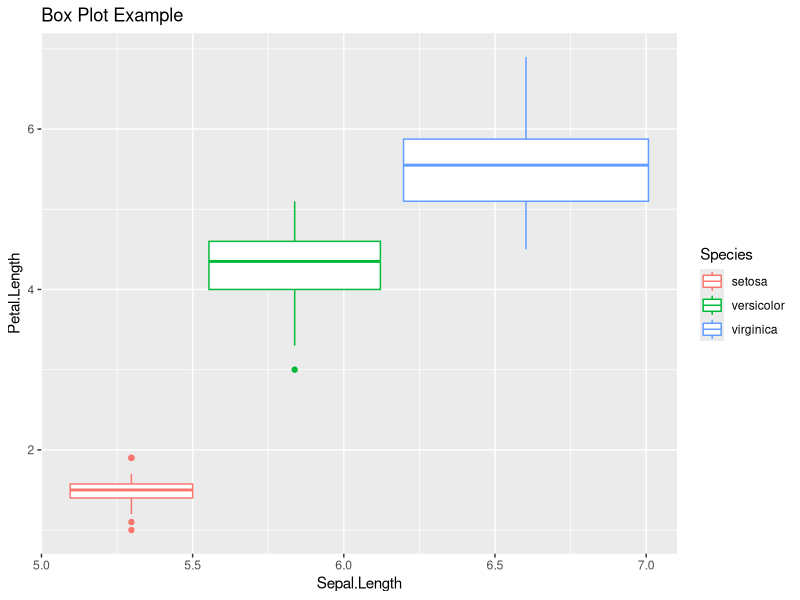
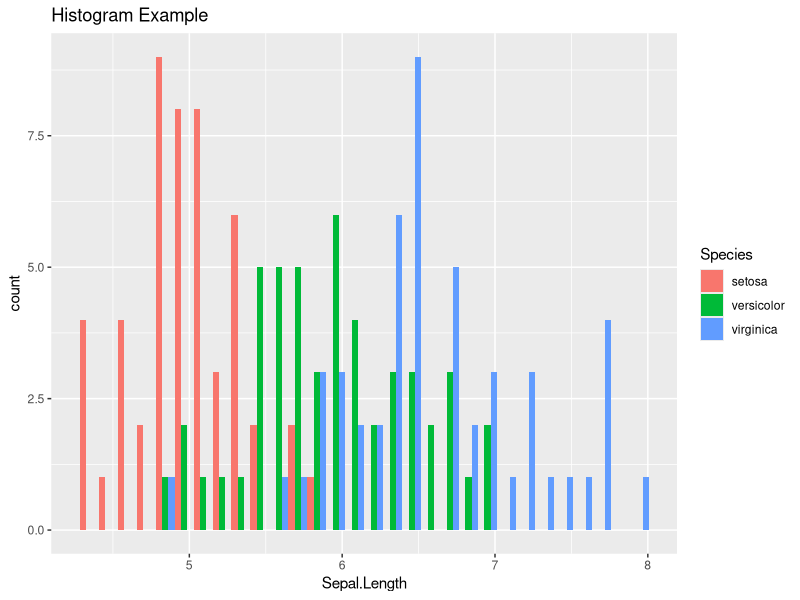
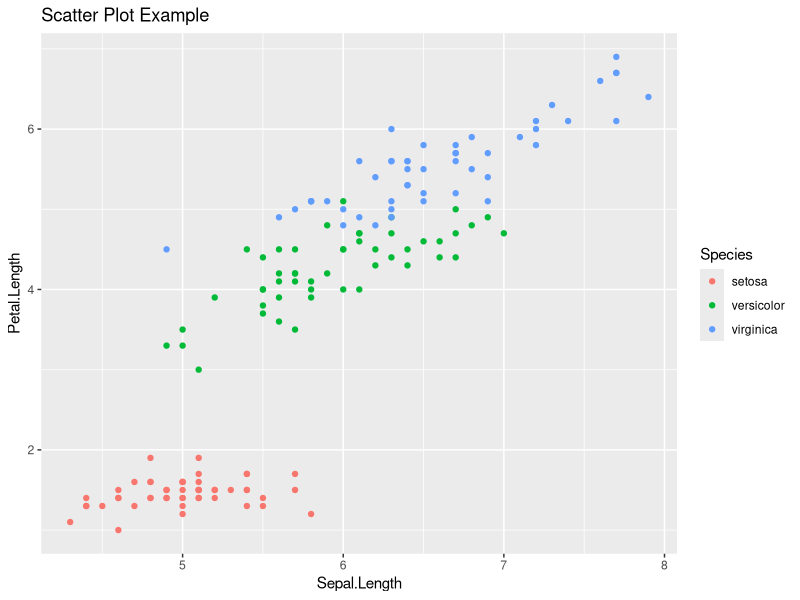

R code for these plots, in order:
## ---- chunk 1
knitr::opts_chunk$set(fig.path = "../images/")
## ---- chunk 2
library(rmarkdown)
library(ggplot2)
iris
ggplot(iris, aes(x = Sepal.Length, Petal.Length)) +
geom_boxplot(aes(color = Species)) +
ggtitle("Box Plot Example")
## ---- chunk 3
ggplot(iris, aes(x = Sepal.Length)) +
geom_histogram(aes(fill = Species), position = "dodge") +
ggtitle("Histogram Example")
## ---- chunk 4
ggplot(iris, aes(x = Sepal.Length, Petal.Length)) +
geom_point(aes(color = Species)) +
ggtitle("Scatter Plot Example")
